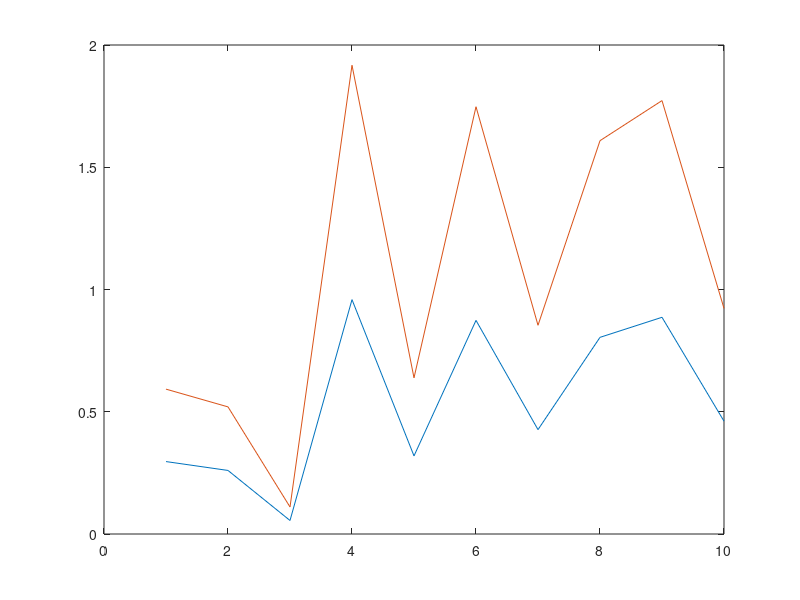
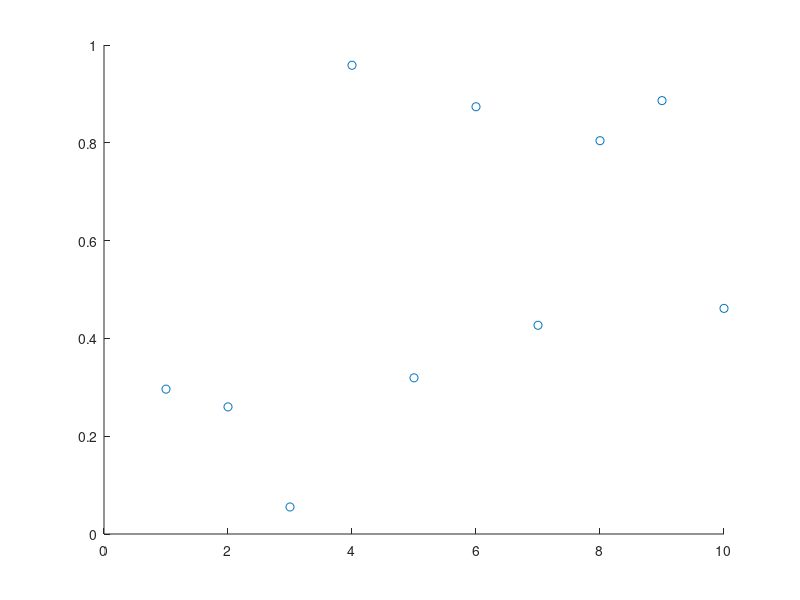

These figures' MATLAB source, in order:
% Vector from 2 with step 2 up to 20
x = 2:2:20;
% Random 10 numbers (0,1)
y = rand(1,10);

% Plot a line connecting all the random numbers
f1 = figure;    %create an empty figure
ax1 = axes(f1); %add axes to the figure
plot(x,y)       %plot x-axis = x and y-axis = y

pause(2);

% Do the same plot but with points
f2 = figure;    %create an empty figure
ax2 = axes(f2); %add axes to the figure
scatter(x,y);   %plot x-axis = x and y-axis = y

pause(2);

%%

% Vector from 1 (with step 1) up to 10
x = 1:10;
% Random 10 numbers (0,1)
y = rand(1,10);

% Plot a line connecting all the random numbers in the first figure
plot(x,y,'parent',ax1)

pause(2);

% Do the same plot but with points in the second figure
scatter(x,y,'parent',ax2); %plot x-axis = x and y-axis = y

pause(2);

%%

% Hold on the first figure and plot 2*y
hold(ax1,'on')
plot(x,2.*y,'parent',ax1);